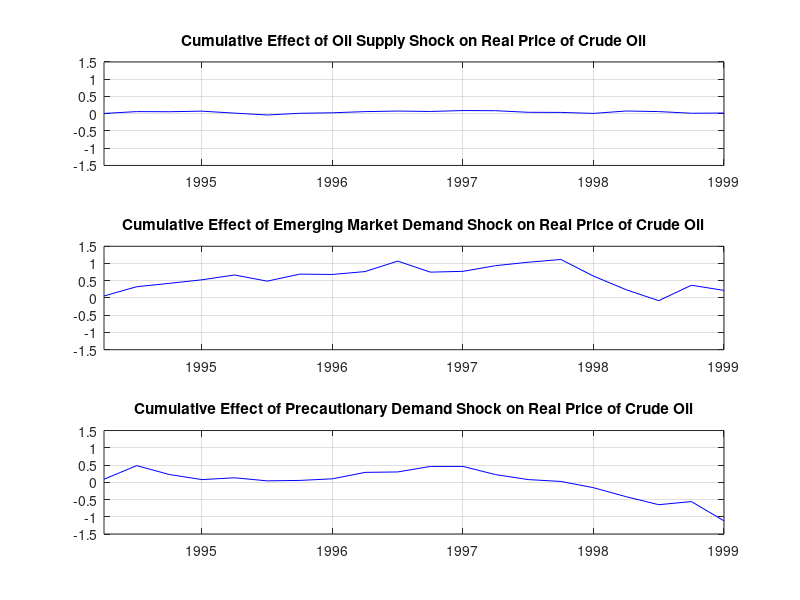

The MATLAB source for this figure:
clear all;

global t

load oilsup.txt; x=oilsup; [t,q]=size(x);
load oilad.txt; y=oilad; [t,q]=size(y);
load oildd.txt; z=oildd; [t,q]=size(z);

p=0

irfsup = x(:,1)
oilsup = x(:,2)
irfsup = transpose(irfsup)
oilsup = transpose(oilsup)

irfad = y(:,1)
oilad = y(:,2)
irfad = transpose(irfad)
oilad = transpose(oilad)

irfdd = z(:,1)
oildd = z(:,2)
irfdd = transpose(irfdd)
oildd = transpose(oildd)

time=(1994+1/4:1/4:1998+4/4)';

xhat=zeros(t-p,1); yhat=zeros(t-p,1); zhat=zeros(t-p,1);
for i=1:t-p
    xhat(i,:)=dot(irfsup(1,1:i),oilsup(1,i:-1:1));
    yhat(i,:)=dot(irfad(1,1:i),oilad(1,i:-1:1));
    zhat(i,:)=dot(irfdd(1,1:i),oildd(1,i:-1:1));
end;

% Contribution to real price of oil
time=1994+1/4:1/4:1998+4/4;

subplot(3,1,1)
plot(time,xhat,'b-');
title('Cumulative Effect of Oil Supply Shock on Real Price of Crude Oil')
axis([1994+1/4 1998+4/4 -1.5 +1.5])
grid on

subplot(3,1,2)
plot(time,yhat,'b-');
title('Cumulative Effect of Emerging Market Demand Shock on Real Price of Crude Oil')
axis([1994+1/4 1998+4/4 -1.5 +1.5])
grid on

subplot(3,1,3)
plot(time,zhat,'b-');
title('Cumulative Effect of Precautionary Demand Shock on Real Price of Crude Oil')
axis([1994+1/4 1998+4/4 -1.5 +1.5])
grid on

